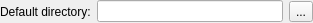
<?xml version="1.0" encoding="UTF-8"?>
<ui version="4.0">
 <class>FileStreamsOptionsWidgetClass</class>
 <widget class="QWidget" name="FileStreamsOptionsWidgetClass">
  <property name="geometry">
   <rect>
    <x>0</x>
    <y>0</y>
    <width>313</width>
    <height>23</height>
   </rect>
  </property>
  <layout class="QHBoxLayout" name="horizontalLayout">
   <property name="margin">
    <number>0</number>
   </property>
   <item>
    <widget class="QLabel" name="lblDirectory">
     <property name="text">
      <string>Default directory:</string>
     </property>
     <property name="textFormat">
      <enum>Qt::PlainText</enum>
     </property>
    </widget>
   </item>
   <item>
    <widget class="QLineEdit" name="lneDirectory">
     <property name="readOnly">
      <bool>true</bool>
     </property>
    </widget>
   </item>
   <item>
    <widget class="QToolButton" name="tlbDirectory">
     <property name="text">
      <string notr="true">...</string>
     </property>
    </widget>
   </item>
  </layout>
 </widget>
 <layoutdefault spacing="6" margin="11"/>
 <resources/>
 <connections/>
</ui>
